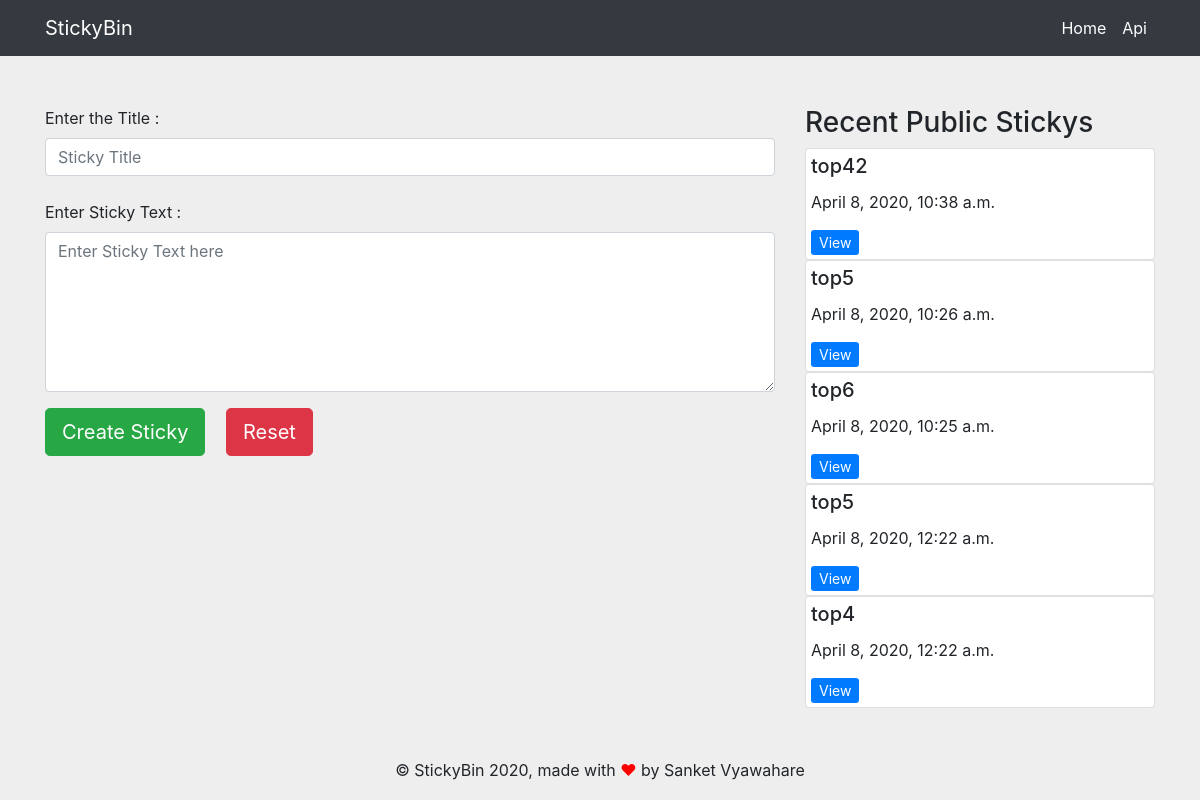
Before: / with the older database file.
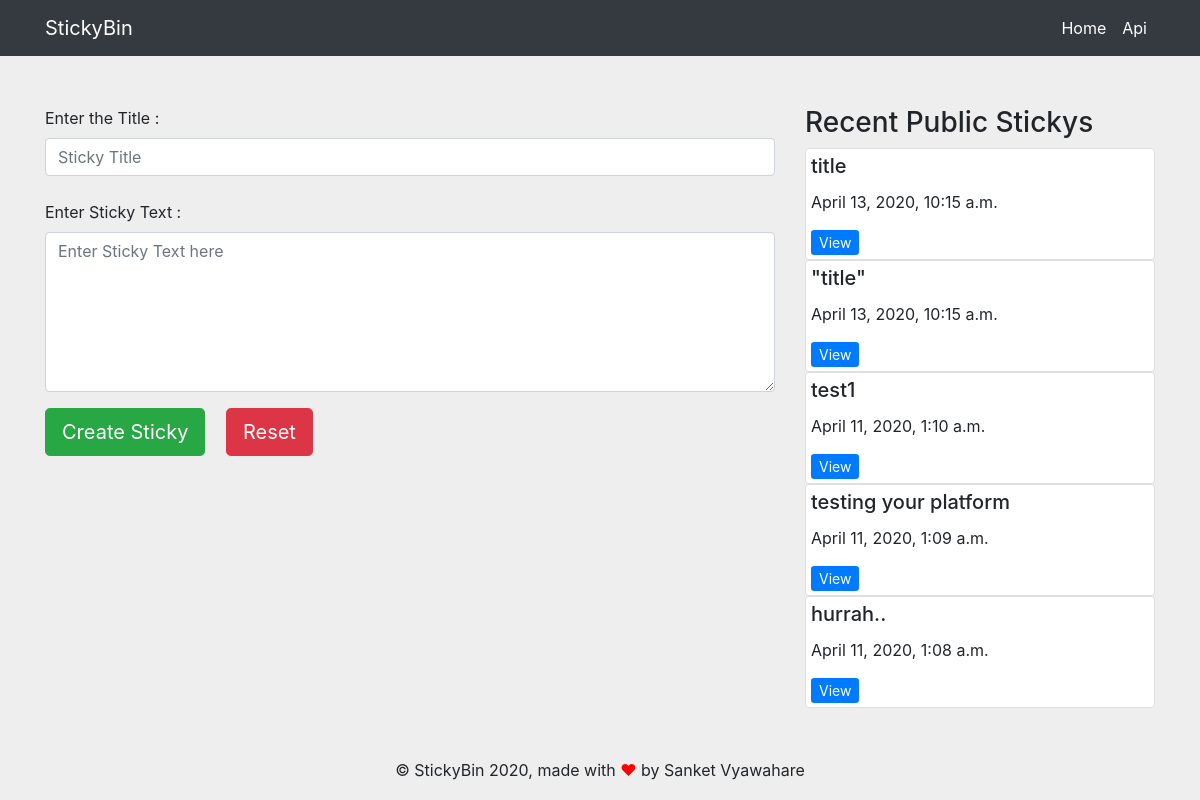
After: the same page with the newer database file.
### Application/models.py (models this page shows, shortened)
class Sticky(models.Model):
    title = models.CharField(max_length=100)
    note = models.TextField()
    slug = models.CharField(max_length=7)
    date = models.DateTimeField(auto_now_add=True)

### Application/views.py (the view)
# urls.py: path('', views.home, name="home"),
def home(request):
    if request.method == "POST":
        title = request.POST["title"]
        note = request.POST["note"]
        s = Sticky()
        s.title = title
        s.note = note
        slug = unique_slug()
        s.slug = slug
        s.save()
        data = Sticky.objects.all().order_by('-date')[0:5]
        link = "127.0.0.1:8000/"+slug
        return render(request, 'application.html', {"Status": "Your Sticky is created!","link": link,"data": data})
    else:
        s = Sticky.objects.all().order_by('-date')[0:5]
        return render(request, 'application.html', {"data": s})

### templates/application.html (shortened to what this page needs)
<!DOCTYPE html>
<html lang="en">
<head>
    {% load static %}
    <link href="{% static 'application.css' %}" rel="stylesheet" type="text/css">
    <link rel="stylesheet" href="https://stackpath.bootstrapcdn.com/bootstrap/4.4.1/css/bootstrap.min.css"
>
</head>
<body style="background-color: #eeeeee;">
<nav class="navbar navbar-expand-lg navbar-dark bg-dark">
    <div class="container">
        <a class="navbar-brand" href="#">StickyBin</a>
        <div class="collapse navbar-collapse" id="navbarNavDropdown">
            <ul class="navbar-nav ml-auto">
                <li class="nav-item active">
                    <a class="nav-link" href="#">Home</a>
                </li>
                <li class="nav-item">
                    <a class="nav-link" href="{% url 'api' %}">Api</a>
                </li>
            </ul>
        </div>
    </div>
</nav>
<main class="container">
    <div class="row">
        <div class="col-lg-8 col-md-12">
            <form method="post" action="{% url 'home' %}">
                <label for="title">Enter the Title :</label>
                <input class="form-control" type="text" name="title" placeholder="Sticky Title">
                <br>
                <label for="note">Enter Sticky Text :</label>
                <textarea class="form-control" name="note" placeholder="Enter Sticky Text here"></textarea>
                <button type="submit" class="btn btn-lg btn-success mt-3">Create Sticky</button>
                <button type="reset" class="btn btn-lg btn-danger mt-3 ml-3">Reset</button>
            </form>
        </div>
        <div class="col-lg-4 col-md-12" id="recent">
            <h3>Recent Public Stickys</h3>
            {% for d in data %}
                <div class="card">
                    <div class="card-body">
                        <h5 class="card-title">{{ d.title }}</h5>
                        <p>{{ d.date}}</p>
                        <a href="{% url 'display' d.slug %}" target="_blank" class="btn-sm btn-primary">View</a>
                    </div>
                </div>
            {% endfor %}
        </div>
    </div>
</main>
<footer>
    <div class="container">
        <p class="text-center mt-5">&copy; StickyBin 2020, made with <span style="color: red">&hearts;</span> by Sanket
            Vyawahare</p>
    </div>
</footer>
</body>
</html>

### static/application.css (style rules this page uses)
* { margin: 0; padding: 0; }
.navbar-brand { color: white !important; }
.nav-link { color: white !important; }
textarea { width: 100%; height: 20vh !important; }
.card-body { margin: -15px !important; }
main { margin: 50px; }

Changed rows visible on the page:
removed Sticky: title "top42", date "April 8, 2020, 10:38 a.m."
removed Sticky: title "top5", date "April 8, 2020, 10:26 a.m."
removed Sticky: title "top6", date "April 8, 2020, 10:25 a.m."
removed Sticky: title "top5", date "April 8, 2020, 12:22 a.m."
removed Sticky: title "top4", date "April 8, 2020, 12:22 a.m."
added Sticky: title "title", date "April 13, 2020, 10:15 a.m."
added Sticky: title "\"title\"", date "April 13, 2020, 10:15 a.m."
added Sticky: title "test1", date "April 11, 2020, 1:10 a.m."
added Sticky: title "testing your platform", date "April 11, 2020, 1:09 a.m."
added Sticky: title "hurrah..", date "April 11, 2020, 1:08 a.m."
